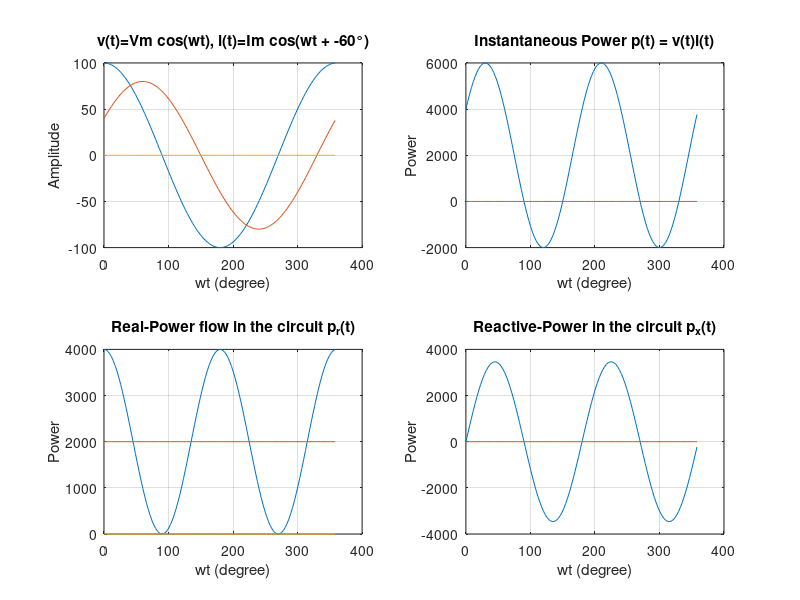

Here is the MATLAB script that generated this plot:
clc;
clear all;
close all;
% Given the values
Vm = 100;              % Peak voltage
thetav = 0;            % Voltage phase angle (degree)
Z = 1.25;              % Impedance magnitude
gama = 60;             % Impedance angle (degree)
% Current phase angle
thetai = thetav - gama;
% Power angle in radian
theta = (thetav - thetai) * pi/180;
% Peak current
Im = Vm / Z;
% Time axis (radian)
wt = 0:0.05:2*pi;
% Instantaneous voltage and current
v = Vm * cos(wt);
i = Im * cos(wt + thetai*pi/180);
% Instantaneous power
p = v .* i;
% RMS values
V = Vm / sqrt(2);
I = Im / sqrt(2);
% Real, Reactive and Complex Power
P = V * I * cos(theta);
Q = V * I * sin(theta);
S = P + 1j*Q;
% Power components
pr = P * (1 + cos(2*(wt + thetav*pi/180)));
px = Q * sin(2*(wt + thetav*pi/180));
% Reference lines
PP = P * ones(1, length(wt));
xline = zeros(1, length(wt));
% Convert radian to degree
wt_deg = wt * 180/pi;
% Plotting the graphs
figure;
subplot(2,2,1)
plot(wt_deg, v, wt_deg, i, wt_deg, xline)
grid on
title(['v(t)=Vm cos(wt), i(t)=Im cos(wt + ', num2str(thetai), '°)'])
xlabel('wt (degree)')
ylabel('Amplitude')
subplot(2,2,2)
plot(wt_deg, p, wt_deg, xline)
grid on
title('Instantaneous Power p(t) = v(t)i(t)')
xlabel('wt (degree)')
ylabel('Power')
subplot(2,2,3)
plot(wt_deg, pr, wt_deg, PP, wt_deg, xline)
grid on
title('Real-Power flow in the circuit p_r(t)')
xlabel('wt (degree)')
ylabel('Power')
subplot(2,2,4)
plot(wt_deg, px, wt_deg, xline)
grid on
title('Reactive-Power in the circuit p_x(t)')
xlabel('wt (degree)')
ylabel('Power')
